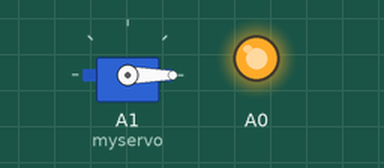
Recording of a sketch running on a simulated Arduino Uno, built with avr-gcc and run on an emulated ATmega328P. Parts: servo, output pins drawn as LEDs (lit = HIGH).

Above: at 0.2 s.
At 8.2 s:
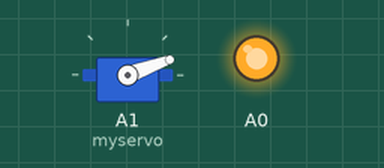
At 16.1 s:
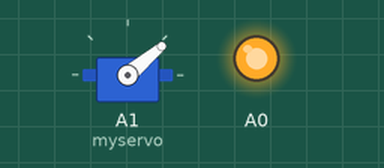
Timing chart, 0 to 40.0 s (numbered marks = the images above):
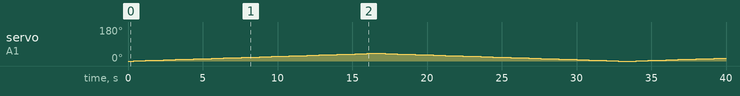

The sketch:

Laser_Motor_Control_System.ino
```cpp
#include <Servo.h>

Servo myservo;  // 서보 객체 생성
int pos = 90;    // 서보의 현재 위치

void setup() {
  myservo.attach(A1);  // 서보 모터를 아두이노의 9번 핀에 연결
  pinMode(A0, OUTPUT);  // A0 핀을 출력으로 설정
  digitalWrite(A0, HIGH);  // A0 핀을 HIGH로 설정
}

void loop() {
  for (pos = 0; pos <= 40; pos += 1) {
    myservo.write(pos);  // 서보 위치 설정
    delay(400);         // 1초 대기
  }

  delay(400);  // 1초 대기

  // 오른쪽에서 왼쪽으로 90도 이동
  for (pos = 40; pos >= 0; pos -= 1) {
    myservo.write(pos);  // 서보 위치 설정
    delay(400);         // 1초 대기
  }

  delay(400);  // 1초 대기
}
```

Measured:
- by itself, servo on A1 (myservo): 0° → 1° at 0.40 s, → 2° 0.40 s later, → 3° 0.40 s later, → 4° 0.40 s later, … (95 changes in this stretch)
